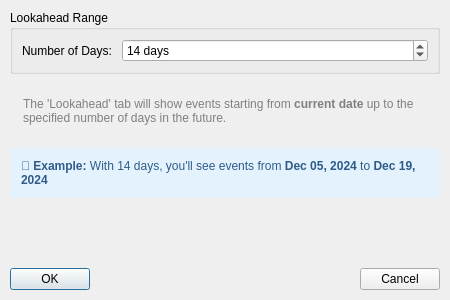
<?xml version="1.0" encoding="UTF-8"?>
<ui version="4.0">
 <class>SetLookaheadRangeDialog</class>
 <widget class="QDialog" name="SetLookaheadRangeDialog">
  <property name="geometry">
   <rect>
    <x>0</x>
    <y>0</y>
    <width>450</width>
    <height>300</height>
   </rect>
  </property>
  <property name="minimumSize">
   <size>
    <width>450</width>
    <height>0</height>
   </size>
  </property>
  <property name="windowTitle">
   <string>Set Lookahead Range</string>
  </property>
  <layout class="QVBoxLayout" name="verticalLayout">
   <property name="spacing">
    <number>10</number>
   </property>
   <property name="leftMargin">
    <number>10</number>
   </property>
   <property name="topMargin">
    <number>10</number>
   </property>
   <property name="rightMargin">
    <number>10</number>
   </property>
   <property name="bottomMargin">
    <number>10</number>
   </property>
   <item>
    <widget class="QGroupBox" name="rangeGroupBox">
     <property name="title">
      <string>Lookahead Range</string>
     </property>
     <layout class="QVBoxLayout" name="verticalLayout_2">
      <property name="spacing">
       <number>10</number>
      </property>
      <item>
       <layout class="QFormLayout" name="formLayout">
        <property name="horizontalSpacing">
         <number>10</number>
        </property>
        <property name="verticalSpacing">
         <number>8</number>
        </property>
        <item row="0" column="0">
         <widget class="QLabel" name="daysLabel">
          <property name="text">
           <string>Number of Days:</string>
          </property>
         </widget>
        </item>
        <item row="0" column="1">
         <widget class="QSpinBox" name="daysSpinner">
          <property name="toolTip">
           <string>Number of days from current date to show</string>
          </property>
          <property name="suffix">
           <string> days</string>
          </property>
          <property name="minimum">
           <number>1</number>
          </property>
          <property name="maximum">
           <number>365</number>
          </property>
          <property name="value">
           <number>14</number>
          </property>
         </widget>
        </item>
       </layout>
      </item>
     </layout>
    </widget>
   </item>
   <item>
    <widget class="QLabel" name="infoLabel">
     <property name="text">
      <string>The 'Lookahead' tab will show events starting from &lt;b&gt;current date&lt;/b&gt; up to the specified number of days in the future.</string>
     </property>
     <property name="wordWrap">
      <bool>true</bool>
     </property>
     <property name="alignment">
      <set>Qt::AlignLeading|Qt::AlignLeft|Qt::AlignTop</set>
     </property>
     <property name="textFormat">
      <enum>Qt::RichText</enum>
     </property>
     <property name="styleSheet">
      <string notr="true">QLabel {
    color: gray;
    font-size: 9pt;
    padding: 10px;
}</string>
     </property>
    </widget>
   </item>
   <item>
    <widget class="QLabel" name="exampleLabel">
     <property name="text">
      <string>📅 &lt;b&gt;Example:&lt;/b&gt; With 14 days, you'll see events from &lt;b&gt;Dec 05, 2024&lt;/b&gt; to &lt;b&gt;Dec 19, 2024&lt;/b&gt;</string>
     </property>
     <property name="wordWrap">
      <bool>true</bool>
     </property>
     <property name="alignment">
      <set>Qt::AlignLeading|Qt::AlignLeft|Qt::AlignTop</set>
     </property>
     <property name="textFormat">
      <enum>Qt::RichText</enum>
     </property>
     <property name="styleSheet">
      <string notr="true">QLabel {
    color: #2E5C8A;
    font-size: 9pt;
    padding: 8px;
    background-color: #E3F2FD;
    border-radius: 3px;
}</string>
     </property>
    </widget>
   </item>
   <item>
    <spacer name="verticalSpacer">
     <property name="orientation">
      <enum>Qt::Vertical</enum>
     </property>
     <property name="sizeHint" stdset="0">
      <size>
       <width>20</width>
       <height>40</height>
      </size>
     </property>
    </spacer>
   </item>
   <item>
    <layout class="QHBoxLayout" name="buttonLayout">
     <property name="spacing">
      <number>10</number>
     </property>
     <item>
      <widget class="QPushButton" name="okButton">
       <property name="text">
        <string>OK</string>
       </property>
       <property name="default">
        <bool>true</bool>
       </property>
      </widget>
     </item>
     <item>
      <spacer name="horizontalSpacer">
       <property name="orientation">
        <enum>Qt::Horizontal</enum>
       </property>
       <property name="sizeHint" stdset="0">
        <size>
         <width>40</width>
         <height>20</height>
        </size>
       </property>
      </spacer>
     </item>
     <item>
      <widget class="QPushButton" name="cancelButton">
       <property name="text">
        <string>Cancel</string>
       </property>
      </widget>
     </item>
    </layout>
   </item>
  </layout>
 </widget>
 <tabstops>
  <tabstop>daysSpinner</tabstop>
  <tabstop>okButton</tabstop>
  <tabstop>cancelButton</tabstop>
 </tabstops>
 <resources/>
 <connections/>
</ui>
